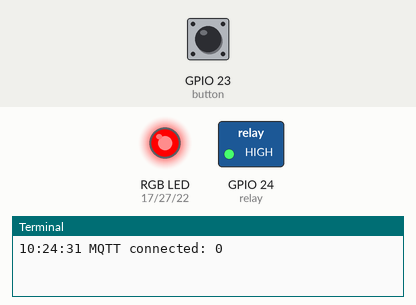
The program below on a simulated Raspberry Pi (BCM pin numbers). Parts: switched loads named in the program (green lamp = pin HIGH), an RGB LED mixed from three pins (HIGH = lit), the last lines printed to the terminal. The test bench sets the inputs (shaded band); at power-on: GPIO 23 (button) HIGH. The clock reads 2024-03-15 10:24:30 at power-on unless the program sets it; no MQTT or app messages arrive unless stated; the camera gives no picture and a still takes 0.5 s; parts the program declares active-low are drawn by pin level, so they are really on while drawn off; threads take turns every 2 ms.

Above: at 2.3 s.
2.4 s: GPIO 23 (button) pulled LOW for 0.15 s
At 3.3 s:
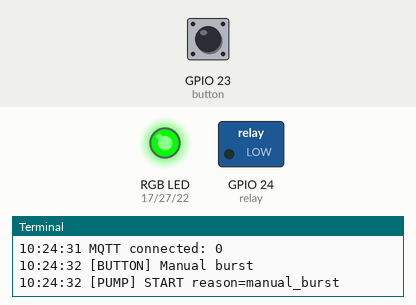
10.6 s: GPIO 23 (button) pulled LOW for 1 s
At 16.8 s:
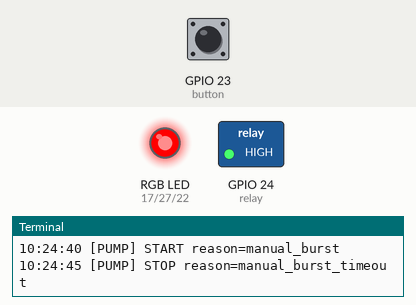
17.1 s: GPIO 23 (button) pulled LOW for 3.2 s
At 18.1 s:
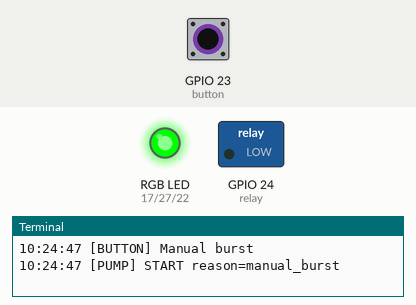
Timing chart, 0 to 23.6 s (numbered marks = the images above; inputs shaded):
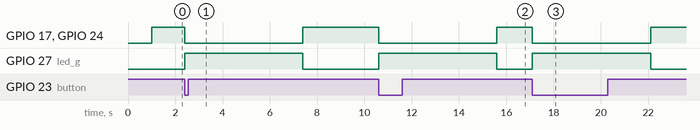

The program:

main.py
```python
#!/usr/bin/env python3
import json, time, signal, sys, threading
import paho.mqtt.client as mqtt
import firebase_admin
from firebase_admin import credentials, db
from gpiozero import PWMLED, Button, OutputDevice

from camera_service import CameraService

# ====== CONFIG ======
SERVICE_ACCOUNT = "./serviceAccountKey.json"
DATABASE_URL    = ""

MQTT_HOST  = "0.0.0.0"
MQTT_PORT  = 1883
MQTT_TOPIC = "esp32/sensor/#"

PIN_R, PIN_G, PIN_B = 17, 27, 22
PIN_RELAY, PIN_BUTTON = 24, 23

LED_COMMON_ANODE = False
RELAY_ACTIVE_LOW = True

SOIL_ON_TH = 3500
RELAY_BURST_MS = 5000

# GLOBAL
last_controller_push = 0
CONTROLLER_COOLDOWN_MS = 10000   # 10 seconds

# ====== Firebase init ======
cred = credentials.Certificate(SERVICE_ACCOUNT)
firebase_admin.initialize_app(cred, {"databaseURL": DATABASE_URL})
base_ref = db.reference("mqtt")


# ====== Utils ======
def now_ms(): return int(time.time()*1000)
def log(*args): print(time.strftime("%H:%M:%S"), *args, flush=True)

def soil_to_percent(raw, wet=300, dry=3500):
    raw = max(min(raw, dry), wet)
    percent = (dry - raw) * 100 / (dry - wet)
    return round(percent, 1)

def water_pct(raw, min_val=0, max_val=4095):
    raw = max(min(raw, max_val), min_val)
    return round((raw - min_val) * 100 / (max_val - min_val), 1)

# ====== Camera Init ======
camera = CameraService(width=1280, height=720)


# ====== GPIO ======
led_r = PWMLED(PIN_R, frequency=1000)
led_g = PWMLED(PIN_G, frequency=1000)
led_b = PWMLED(PIN_B, frequency=1000)

def set_rgb01(r,g,b):
    if LED_COMMON_ANODE:
        led_r.value, led_g.value, led_b.value = 1-r,1-g,1-b
    else:
        led_r.value, led_g.value, led_b.value = r,g,b

relay = OutputDevice(PIN_RELAY, active_high=not RELAY_ACTIVE_LOW, initial_value=False)
button = Button(PIN_BUTTON, pull_up=True, bounce_time=0.03)


# ====== State ======
pump_on = False
last_relay_start_ts = 0
last_reason = "boot"
last_soil_value = None
_off_timer = None
latest_sensors = {}


# ====== Pump Control ======
def update_led_by_relay():
    if pump_on:
        set_rgb01(0,1,0)
    else:
        set_rgb01(1,0,0)

def _cancel_off_timer():
    global _off_timer
    if _off_timer:
        _off_timer.cancel()
        _off_timer = None

def _schedule_off(after_ms, reason_suffix):
    global _off_timer
    _cancel_off_timer()

    def _off():
        pump_set(False, reason=reason_suffix)

    _off_timer = threading.Timer(after_ms/1000, _off)
    _off_timer.daemon = True
    _off_timer.start()

def pump_set(state, reason="auto"):
    global pump_on, last_relay_start_ts, last_reason

    if state and not pump_on:
        relay.on()
        pump_on = True
        last_relay_start_ts = now_ms()
        last_reason = reason
        log(f"[PUMP] START reason={reason}")

        update_led_by_relay()
        _schedule_off(RELAY_BURST_MS, f"{reason}_timeout")

    elif not state and pump_on:
        relay.off()
        pump_on = False
        last_reason = reason
        log(f"[PUMP] STOP reason={reason}")

        _cancel_off_timer()
        update_led_by_relay()

# ====== Manual Button ======
def on_button_pressed():
    log("[BUTTON] Manual burst")
    pump_set(True, reason="manual_burst")

button.when_pressed = on_button_pressed

# ====== MQTT ======
def on_connect(client, userdata, flags, rc):
    log("MQTT connected:", rc)
    client.subscribe(MQTT_TOPIC, qos=1)

def on_message(client, userdata, msg):
    global last_soil_value

    # ---------------------------------------------
    # Parse topic & raw payload
    # ---------------------------------------------
    topic_part = msg.topic.split("/")[-1].lower()
    raw = msg.payload.decode("utf-8", errors="replace").strip()

    try:
        data_json = json.loads(raw)
        value = list(data_json.values())[0]
    except:
        value = raw

    ts = now_ms()

    # ---------------------------------------------
    # Convert BEFORE saving
    # ---------------------------------------------
    if "soil" in topic_part:
        value = soil_to_percent(value)  # replace raw ADC with percent

    elif "water" in topic_part:
        value = water_pct(value)        # replace raw ADC with percent

    # ---------------------------------------------
    # Save converted value to Firebase
    # ---------------------------------------------
    sensor_ref = db.reference(f"mqtt/{topic_part}")
    current_list = sensor_ref.get() or []

    current_list.append({
        "timestamp": ts,
        "value": value  # already converted here
    })

    sensor_ref.set(current_list)

    log(f"[FIREBASE] saved sensor {topic_part}={value}")

    # ---------------------------------------------
    # Auto pump (soil only)
    # ---------------------------------------------
    if topic_part in ("soil", "soilmoisture"):
        try:
            last_soil_value = float(value)
            if last_soil_value > SOIL_ON_TH:
                pump_set(True, reason="auto_soil_high")
        except:
            pass

    update_led_by_relay()

    # ---------------------------------------------
    # Push controller state (cooldown)
    # ---------------------------------------------
    global last_controller_push
    now_ts = now_ms()

    if now_ts - last_controller_push > CONTROLLER_COOLDOWN_MS:
        last_controller_push = now_ts

        def capture_and_push_controller():
            img_b64 = camera.capture_base64()
            ctrl_ref = db.reference("mqtt/controller")

            lst = ctrl_ref.get() or []
            lst.append({
                "timestamp": now_ms(),
                "relay_state": "on" if pump_on else "off",
                "relay_reason": last_reason,
                "last_relay_start_ts": last_relay_start_ts,
                "image_base64": img_b64
            })
            ctrl_ref.set(lst)

            log("[FIREBASE] controller state pushed")

        threading.Thread(target=capture_and_push_controller, daemon=True).start()

# ====== Cleanup ======
def cleanup_and_exit(*_):
    set_rgb01(0,0,0)
    pump_set(False, reason="shutdown")
    led_r.close(); led_g.close(); led_b.close()
    relay.close(); button.close()
    sys.exit(0)

signal.signal(signal.SIGINT, cleanup_and_exit)
signal.signal(signal.SIGTERM, cleanup_and_exit)


# ====== Main Loop ======
update_led_by_relay()

client = mqtt.Client()
client.on_connect = on_connect
client.on_message = on_message
client.connect(MQTT_HOST, MQTT_PORT, 60)
client.loop_forever()
```

camera_service.py
```python
# camera_service.py
from picamera2 import Picamera2
import base64
import time
import io
from PIL import Image

class CameraService:
    def __init__(self, width=1280, height=720):
        self.picam2 = Picamera2()
        config = self.picam2.create_still_configuration(
            main={"size": (width, height)}
        )
        self.picam2.configure(config)
        self.picam2.start()
        time.sleep(1)

    def capture_base64(self):
        try:
            frame = self.picam2.capture_array()

            # Convert to JPEG in-memory
            buffer = io.BytesIO()
            img = Image.fromarray(frame)
            img.save(buffer, format="JPEG")
            jpeg_bytes = buffer.getvalue()

            return base64.b64encode(jpeg_bytes).decode("utf-8")

        except Exception as e:
            print("[CAMERA ERROR]", e)
            return ""
```

Measured:
- after the input at 2.4 s, GPIO 17 (led_r), GPIO 24 (relay): HIGH → LOW at once, → HIGH 5.0 s later; GPIO 27 (led_g): LOW → HIGH at once, → LOW 5.0 s later
- after the input at 10.6 s, GPIO 17 (led_r), GPIO 24 (relay): HIGH → LOW at once, → HIGH 5.0 s later; GPIO 27 (led_g): LOW → HIGH at once, → LOW 5.0 s later
- after the input at 17.1 s, GPIO 17 (led_r), GPIO 24 (relay): HIGH → LOW at once, → HIGH 5.0 s later; GPIO 27 (led_g): LOW → HIGH at once, → LOW 5.0 s later
